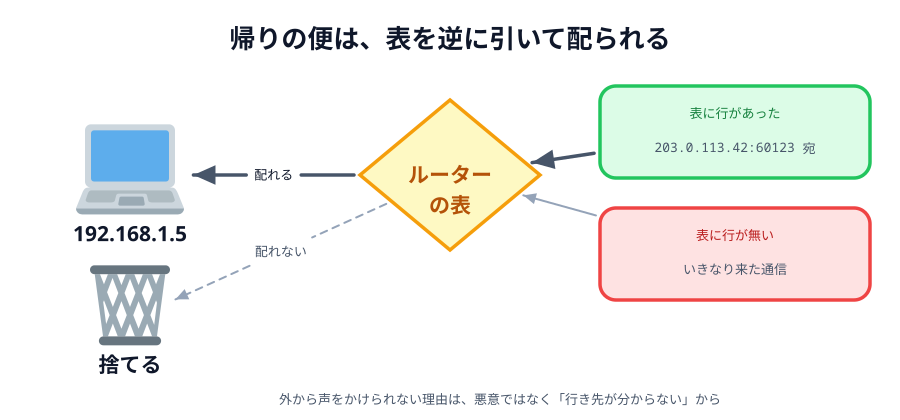

The script that saved this image:
# 04-back.svg
# スキーマ: SPLITTING（表を引けたものだけ通す）+ FORCE:BLOCKAGE（引けないものは捨てる）

import sys

sys.path.insert(0, "/Users/seekseep/.claude/skills/genfig")
from genfig import Canvas, PALETTE

c = Canvas(900, 420)
c.text(450, 48, "帰りの便は、表を逆に引いて配られる", scale="xl")

router = c.node(450, 175, "ルーター\nの表", shape="diamond", color="yellow", w=180, h=150)

replied = c.sticky(600, 86, 270, 92, color="green")
c.text(735, 118, "表に行があった", scale="sm", fill=PALETTE["green"]["text"])
c.text(735, 152, "203.0.113.42:60123 宛", scale="sm", font="technical")

stranger = c.sticky(600, 208, 270, 92, color="red")
c.text(735, 240, "表に行が無い", scale="sm", fill=PALETTE["red"]["text"])
c.text(735, 274, "いきなり来た通信", scale="sm")

pc = c.node(130, 175, "192.168.1.5", emoji_cp="1f4bb", color="blue", w=170, h=116)
trash = c.node(130, 320, "捨てる", emoji_cp="1f5d1", color="red", w=150, h=88)

c.link(replied, router)
c.link(router, pc, label="配れる", label_scale="sm")
c.link(stranger, router, primary=False)
c.link(router, trash, label="配れない", label_scale="sm", primary=False, dash="dashed")

c.text(
    500, 404, "外から声をかけられない理由は、悪意ではなく「行き先が分からない」から", scale="sm"
)

c.save("04-back.svg")
